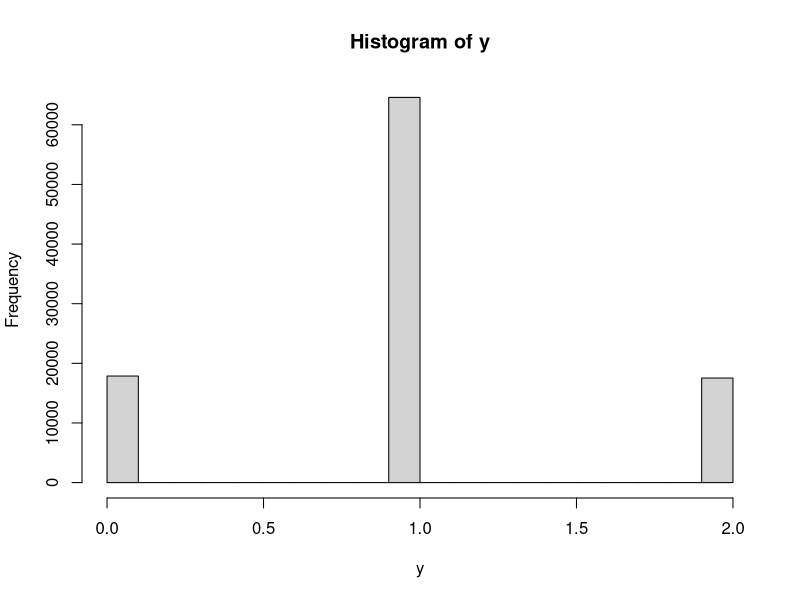

Write R code to recreate this figure.
attempts = 3
qpa = 2
N = 100000

# for this sim, just assume each question has a 1/4 chance...

x = rbinom(N*attempts,qpa,0.25)
x = matrix(x,attempts)
y = apply(x,2,max)

hist(y)
print(mean(y)/qpa)
